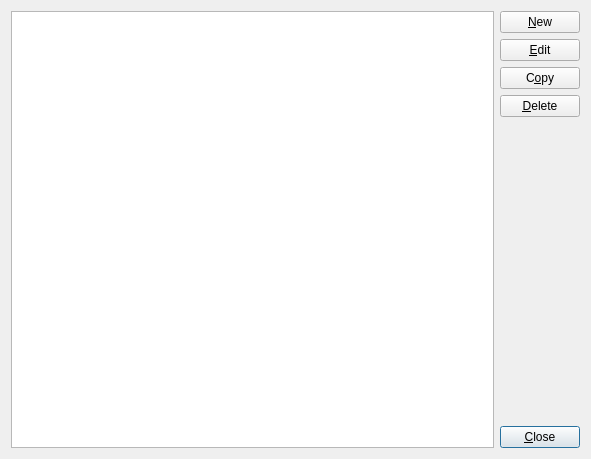
<?xml version="1.0" encoding="UTF-8"?>
<ui version="4.0">
 <class>EditStudyConfigsDialog</class>
 <widget class="QDialog" name="EditStudyConfigsDialog">
  <property name="geometry">
   <rect>
    <x>0</x>
    <y>0</y>
    <width>591</width>
    <height>459</height>
   </rect>
  </property>
  <property name="windowTitle">
   <string>Edit Study Configurations</string>
  </property>
  <layout class="QGridLayout" name="gridLayout">
   <item row="0" column="0">
    <layout class="QHBoxLayout" name="horizontalLayout">
     <item>
      <widget class="QListWidget" name="configListWidget"/>
     </item>
     <item>
      <layout class="QVBoxLayout" name="verticalLayout">
       <item>
        <widget class="QPushButton" name="newButton">
         <property name="text">
          <string>&amp;New</string>
         </property>
         <property name="autoDefault">
          <bool>true</bool>
         </property>
        </widget>
       </item>
       <item>
        <widget class="QPushButton" name="editButton">
         <property name="text">
          <string>&amp;Edit</string>
         </property>
        </widget>
       </item>
       <item>
        <widget class="QPushButton" name="copyButton">
         <property name="text">
          <string>C&amp;opy</string>
         </property>
        </widget>
       </item>
       <item>
        <widget class="QPushButton" name="deleteButton">
         <property name="text">
          <string>&amp;Delete</string>
         </property>
        </widget>
       </item>
       <item>
        <spacer name="verticalSpacer">
         <property name="orientation">
          <enum>Qt::Vertical</enum>
         </property>
         <property name="sizeHint" stdset="0">
          <size>
           <width>20</width>
           <height>40</height>
          </size>
         </property>
        </spacer>
       </item>
       <item>
        <widget class="QPushButton" name="closeButton">
         <property name="text">
          <string>&amp;Close</string>
         </property>
         <property name="autoDefault">
          <bool>true</bool>
         </property>
         <property name="default">
          <bool>true</bool>
         </property>
        </widget>
       </item>
      </layout>
     </item>
    </layout>
   </item>
  </layout>
 </widget>
 <layoutdefault spacing="6" margin="11"/>
 <pixmapfunction>qPixmapFromMimeSource</pixmapfunction>
 <resources/>
 <connections/>
</ui>
